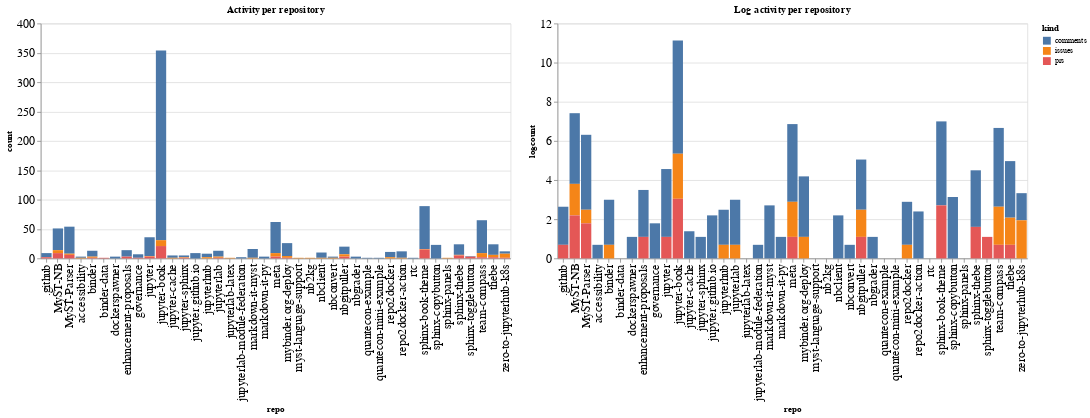

Here is the notebook cell this chart was saved with:
### Code cell
ch1 = alt.Chart(repo_summaries, width=600, title="Activity per repository").mark_bar().encode(
    x='repo',
    y='count',
    color='kind',
    tooltip="kind"
)

ch2 = alt.Chart(repo_summaries, width=600, title="Log activity per repository").mark_bar().encode(
    x='repo',
    y='logcount',
    color='kind',
    tooltip="kind"
)

ch1 | ch2

### Figure 1 — Vega-Lite specification as saved in the notebook (floating-point values rounded to 4 significant figures)
{"config": {"axisLeft": {"labelFontSize": 15}, "axisBottom": {"labelFontSize": 15}}, "hconcat": [{"mark": "bar", "encoding": {"color": {"type": "nominal", "field": "kind"}, "tooltip": {"type": "nominal", "field": "kind"}, "x": {"type": "nominal", "field": "repo"}, "y": {"type": "quantitative", "field": "count"}}, "title": "Activity per repository", "width": 600}, {"mark": "bar", "encoding": {"color": {"type": "nominal", "field": "kind"}, "tooltip": {"type": "nominal", "field": "kind"}, "x": {"type": "nominal", "field": "repo"}, "y": {"type": "quantitative", "field": "logcount"}}, "title": "Log activity per repository", "width": 600}], "data": {"name": "data-c758ef20dd784647135d2d96845f144f"}, "$schema": "https://vega.github.io/schema/vega-lite/v4.8.1.json", "datasets": {"data-c758ef20dd784647135d2d96845f144f": [{"repo": ".github", "kind": "comments", "count": 7, "logcount": 1.946}, {"repo": ".github", "kind": "prs", "count": 2, "logcount": 0.6931}, {"repo": "MyST-NB", "kind": "comments", "count": 37, "logcount": 3.611}, {"repo": "MyST-NB", "kind": "issues", "count": 5, "logcount": 1.609}, {"repo": "MyST-NB", "kind": "prs", "count": 9, "logcount": 2.197}, {"repo": "MyST-Parser", "kind": "comments", "count": 46, "logcount": 3.829}, {"repo": "MyST-Parser", "kind": "issues", "count": 2, "logcount": 0.6931}, {"repo": "MyST-Parser", "kind": "prs", "count": 6, "logcount": 1.792}, {"repo": "accessibility", "kind": "comments", "count": 2, "logcount": 0.6931}, {"repo": "accessibility", "kind": "issues", "count": 1, "logcount": 0.0}, {"repo": "binder", "kind": "comments", "count": 10, "logcount": 2.303}, {"repo": "binder", "kind": "issues", "count": 2, "logcount": 0.6931}, {"repo": "binder", "kind": "prs", "count": 1, "logcount": 0.0}, {"repo": "binder-data", "kind": "prs", "count": 1, "logcount": 0.0}, {"repo": "dockerspawner", "kind": "comments", "count": 3, "logcount": 1.099}, {"repo": "enhancement-proposals", "kind": "comments", "count": 11, "logcount": 2.398}, {"repo": "enhancement-proposals", "kind": "prs", "count": 3, "logcount": 1.099}, {"repo": "governance", "kind": "comments", "count": 6, "logcount": 1.792}, {"repo": "governance", "kind": "prs", "count": 1, "logcount": 0.0}, {"repo": "jupyter", "kind": "comments", "count": 32, "logcount": 3.466}, {"repo": "jupyter", "kind": "issues", "count": 1, "logcount": 0.0}, {"repo": "jupyter", "kind": "prs", "count": 3, "logcount": 1.099}, {"repo": "jupyter-book", "kind": "comments", "count": 323, "logcount": 5.778}, {"repo": "jupyter-book", "kind": "issues", "count": 10, "logcount": 2.303}, {"repo": "jupyter-book", "kind": "prs", "count": 21, "logcount": 3.045}, {"repo": "jupyter-cache", "kind": "comments", "count": 4, "logcount": 1.386}, {"repo": "jupyter-cache", "kind": "issues", "count": 1, "logcount": 0.0}, {"repo": "jupyter-sphinx", "kind": "comments", "count": 3, "logcount": 1.099}, {"repo": "jupyter-sphinx", "kind": "issues", "count": 1, "logcount": 0.0}, {"repo": "jupyter-sphinx", "kind": "prs", "count": 1, "logcount": 0.0}, {"repo": "jupyter.github.io", "kind": "comments", "count": 9, "logcount": 2.197}, {"repo": "jupyterhub", "kind": "comments", "count": 6, "logcount": 1.792}, {"repo": "jupyterhub", "kind": "issues", "count": 2, "logcount": 0.6931}, {"repo": "jupyterlab", "kind": "comments", "count": 10, "logcount": 2.303}, {"repo": "jupyterlab", "kind": "issues", "count": 2, "logcount": 0.6931}, {"repo": "jupyterlab", "kind": "prs", "count": 1, "logcount": 0.0}, {"repo": "jupyterlab-latex", "kind": "issues", "count": 1, "logcount": 0.0}, {"repo": "jupyterlab-module-federation", "kind": "comments", "count": 2, "logcount": 0.6931}, {"repo": "markdown-it-myst", "kind": "comments", "count": 15, "logcount": 2.708}, {"repo": "markdown-it-myst", "kind": "issues", "count": 1, "logcount": 0.0}, {"repo": "markdown-it-py", "kind": "comments", "count": 3, "logcount": 1.099}, {"repo": "meta", "kind": "comments", "count": 53, "logcount": 3.97}, {"repo": "meta", "kind": "issues", "count": 6, "logcount": 1.792}, {"repo": "meta", "kind": "prs", "count": 3, "logcount": 1.099}, {"repo": "mybinder.org-deploy", "kind": "comments", "count": 22, "logcount": 3.091}, {"repo": "mybinder.org-deploy", "kind": "issues", "count": 3, "logcount": 1.099}, {"repo": "mybinder.org-deploy", "kind": "prs", "count": 1, "logcount": 0.0}, {"repo": "myst-language-support", "kind": "issues", "count": 1, "logcount": 0.0}, {"repo": "nb2kg", "kind": "issues", "count": 1, "logcount": 0.0}, {"repo": "nbclient", "kind": "comments", "count": 9, "logcount": 2.197}, {"repo": "nbclient", "kind": "issues", "count": 1, "logcount": 0.0}, {"repo": "nbconvert", "kind": "comments", "count": 2, "logcount": 0.6931}, {"repo": "nbconvert", "kind": "issues", "count": 1, "logcount": 0.0}, {"repo": "nbgitpuller", "kind": "comments", "count": 13, "logcount": 2.565}, {"repo": "nbgitpuller", "kind": "issues", "count": 4, "logcount": 1.386}, {"repo": "nbgitpuller", "kind": "prs", "count": 3, "logcount": 1.099}, {"repo": "nbgrader", "kind": "comments", "count": 3, "logcount": 1.099}, {"repo": "quantecon-example", "kind": "comments", "count": 1, "logcount": 0.0}, {"repo": "quantecon-mini-example", "kind": "comments", "count": 1, "logcount": 0.0}, {"repo": "repo2docker", "kind": "comments", "count": 9, "logcount": 2.197}, {"repo": "repo2docker", "kind": "issues", "count": 2, "logcount": 0.6931}, {"repo": "repo2docker-action", "kind": "comments", "count": 11, "logcount": 2.398}, {"repo": "repo2docker-action", "kind": "issues", "count": 1, "logcount": 0.0}, {"repo": "rtc", "kind": "comments", "count": 1, "logcount": 0.0}, {"repo": "sphinx-book-theme", "kind": "comments", "count": 73, "logcount": 4.29}, {"repo": "sphinx-book-theme", "kind": "issues", "count": 1, "logcount": 0.0}, {"repo": "sphinx-book-theme", "kind": "prs", "count": 15, "logcount": 2.708}, {"repo": "sphinx-copybutton", "kind": "comments", "count": 23, "logcount": 3.135}, {"repo": "sphinx-panels", "kind": "issues", "count": 1, "logcount": 0.0}, {"repo": "sphinx-thebe", "kind": "comments", "count": 18, "logcount": 2.89}, {"repo": "sphinx-thebe", "kind": "issues", "count": 1, "logcount": 0.0}, {"repo": "sphinx-thebe", "kind": "prs", "count": 5, "logcount": 1.609}, {"repo": "sphinx-togglebutton", "kind": "comments", "count": 1, "logcount": 0.0}, {"repo": "sphinx-togglebutton", "kind": "prs", "count": 3, "logcount": 1.099}, {"repo": "team-compass", "kind": "comments", "count": 56, "logcount": 4.025}, {"repo": "team-compass", "kind": "issues", "count": 7, "logcount": 1.946}, {"repo": "team-compass", "kind": "prs", "count": 2, "logcount": 0.6931}, {"repo": "thebe", "kind": "comments", "count": 18, "logcount": 2.89}, {"repo": "thebe", "kind": "issues", "count": 4, "logcount": 1.386}, {"repo": "thebe", "kind": "prs", "count": 2, "logcount": 0.6931}, {"repo": "zero-to-jupyterhub-k8s", "kind": "comments", "count": 4, "logcount": 1.386}, {"repo": "zero-to-jupyterhub-k8s", "kind": "issues", "count": 7, "logcount": 1.946}, {"repo": "zero-to-jupyterhub-k8s", "kind": "prs", "count": 1, "logcount": 0.0}]}}
